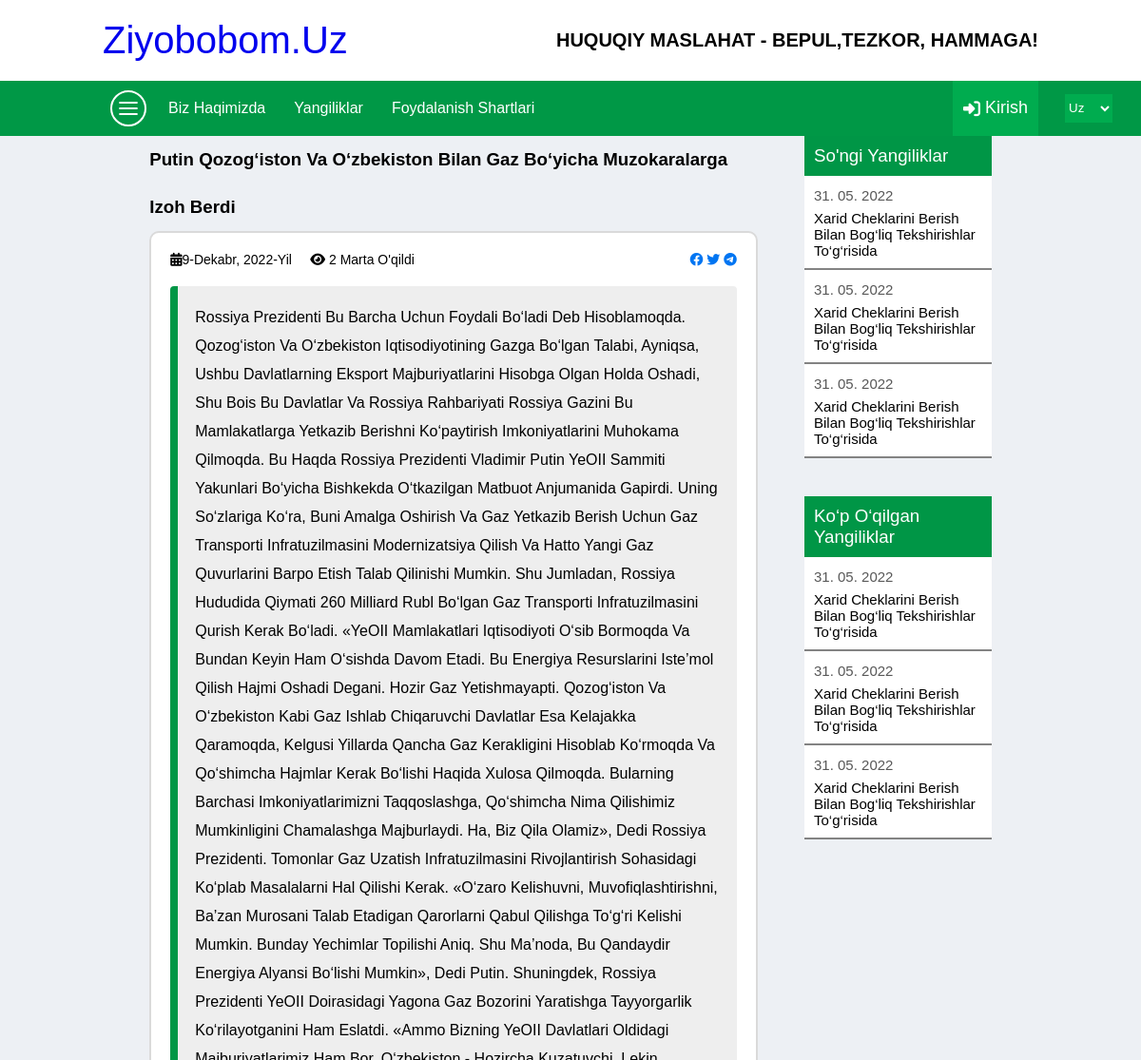
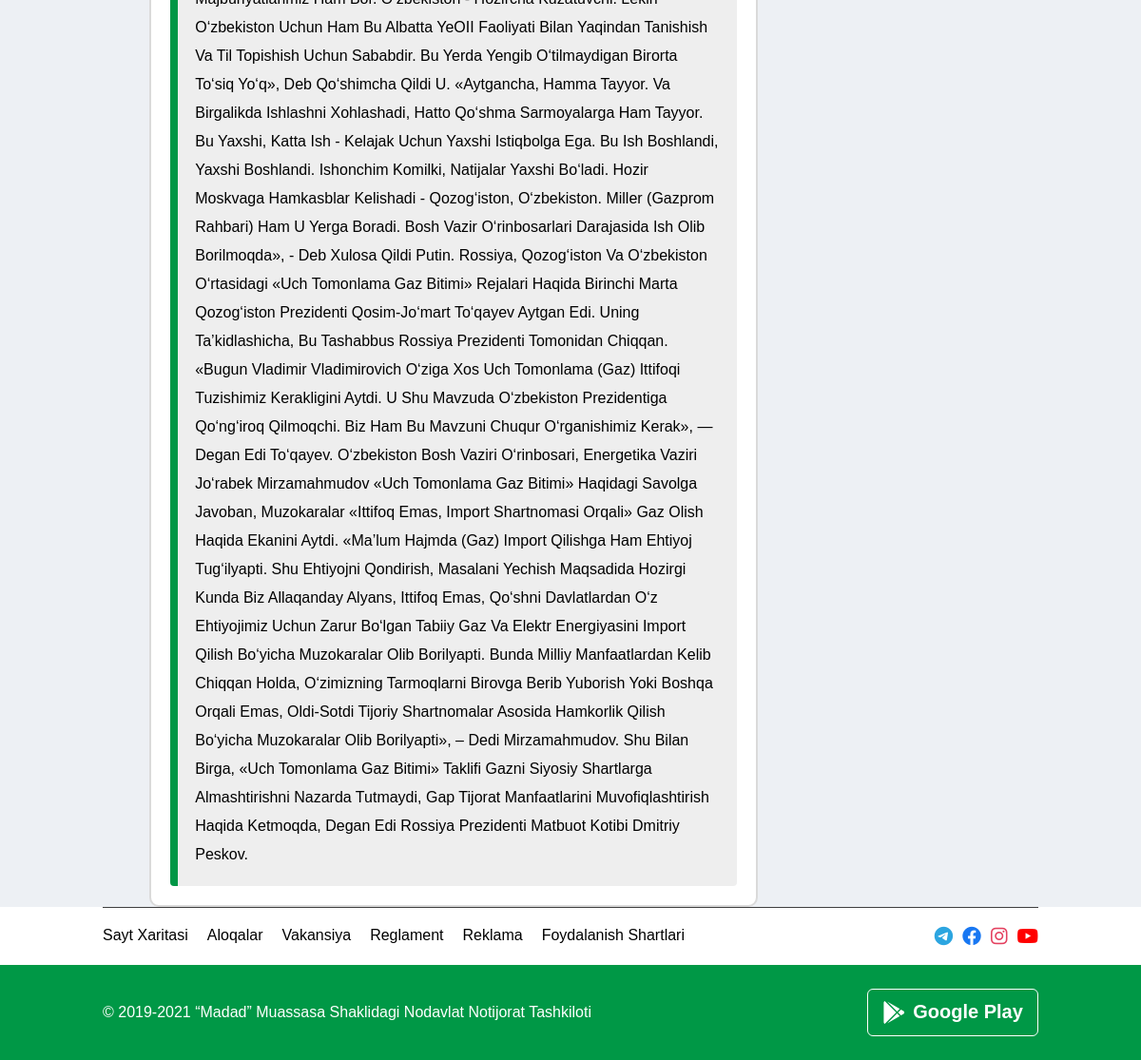
Page /yangiliklar/3 on the committed database (2 pictures, top to bottom).
### app/models.py (models this page shows, shortened)
class Yangilik(models.Model):
    sarlavha = models.CharField(max_length=100)
    sana = models.DateField()
    matn = models.TextField()
    rasm = models.FileField(null=True, blank=True)
    korish_soni = models.PositiveSmallIntegerField(default=0)

### app/views.py (the view)
# urls.py: path('yangiliklar/<int:pk>', NewsView.as_view()),
class NewsView(View):
    def get(self, request, pk):
        context = {
            "yangilik": Yangilik.objects.get(id=pk)
        }
        return render(request, 'news1.html', context)

### templates/news1.html (shortened to what this page needs)
<!DOCTYPE html>
<html>
  <head>
    <link rel="stylesheet" type="text/css" media="screen" href="/static/css/main.css" />
    <link
      rel="stylesheet"
      href="https://cdnjs.cloudflare.com/ajax/libs/font-awesome/6.1.1/css/all.min.css"
    />
  </head>
  <body>
    <div class="container">
      <section class="logo">
        <a href="./">
          <div class="brend">ziyobobom.uz</div>
        </a>
        <h1>HUQUQIY MASLAHAT - BEPUL,TEZKOR, HAMMAGA!</h1>
      </section>
      <section class="navbar">
        <div class="links">
          <ul class="menu-icon">
            <li></li>
            <li></li>
            <li></li>
          </ul>
          <ul class="desktop-links">
            <li><a href="biz-haqimizda.html">Biz haqimizda</a></li>
            <li><a href="#">Yangiliklar</a></li>
            <li><a href="#">Foydalanish shartlari</a></li>
          </ul>
        </div>
        <div class="login">
          <i class="fa-solid fa-right-to-bracket"></i>
          Kirish
        </div>
        <select class="language" name="" id="">
          <option value="">Uz</option>
        </select>
      </section>
      <section class="condition">
        <div class="left">
          <h3>
            {{yangilik.sarlavha}}
          </h3>
          <div class="left-info">
            <div class="new-link">
              <div>
                <i class="calendar fa-solid fa-calendar-days"></i>{{yangilik.sana}}
                &nbsp; &nbsp; <i class="fa-solid fa-eye"></i> {{yangilik.korish_soni}} marta o'qildi
              </div>
              <div class="new-social">
                <i class="fa-brands fa-facebook"></i>
                <i class="fa-brands fa-twitter"></i>
                <i class="fa-brands fa-telegram"></i>
              </div>
            </div>
            <div class="about-info">
              <p>
                {{yangilik.matn}}
              </p>
            </div>
          </div>
        </div>
        <div class="news-right">
          <div class="news-one">
            <h3>So'ngi Yangiliklar</h3>
            <div class="card">
              <a href="#">
                <p>31. 05. 2022</p>
                <h4>
                  Xarid cheklarini berish bilan bog‘liq tekshirishlar
                  to‘g‘risida
                </h4>
              </a>
            </div>
            <div class="card">
              <a href="#">
                <p>31. 05. 2022</p>
                <h4>
                  Xarid cheklarini berish bilan bog‘liq tekshirishlar
                  to‘g‘risida
                </h4>
              </a>
            </div>
            <div class="card">
              <a href="#">
                <p>31. 05. 2022</p>
                <h4>
                  Xarid cheklarini berish bilan bog‘liq tekshirishlar
                  to‘g‘risida
                </h4>
              </a>
            </div>
          </div>
          <div class="news-two">
            <h3>Ko‘p o‘qilgan yangiliklar</h3>
            <div class="card">
              <a href="#">
                <p>31. 05. 2022</p>
                <h4>
                  Xarid cheklarini berish bilan bog‘liq tekshirishlar
                  to‘g‘risida
                </h4>
              </a>
            </div>
            <div class="card">
              <a href="#">
                <p>31. 05. 2022</p>
                <h4>
                  Xarid cheklarini berish bilan bog‘liq tekshirishlar
                  to‘g‘risida
                </h4>
              </a>
            </div>
            <div class="card">
              <a href="#">
                <p>31. 05. 2022</p>
                <h4>
                  Xarid cheklarini berish bilan bog‘liq tekshirishlar
                  to‘g‘risida
                </h4>
              </a>
            </div>
          </div>
        </div>
      </section>
      <section class="footer">
        <div class="footer-nav">
          <ul>
            <li>Sayt xaritasi</li>
            <li>Aloqalar</li>
            <li>Vakansiya</li>
            <li>Reglament</li>
            <li>Reklama</li>
            <li>Foydalanish shartlari</li>
          </ul>
          <div class="social">
            <i class="fa-brands fa-telegram"></i>
            <i class="fa-brands fa-facebook"></i>
            <i class="fa-brands fa-instagram"></i>
            <i class="fa-brands fa-youtube"></i>
          </div>
        </div>
      </section>
      <section class="about-me">
        <div>
          © 2019-2021 “Madad” muassasa shaklidagi nodavlat notijorat tashkiloti
        </div>
        <div>
          <i class="fa-brands fa-google-play"></i>
          <b>Google Play</b>
        </div>
      </section>
    </div>
  </body>
</html>

### static/css/main.css (style rules this page uses)
* { font-family: "Nunito", sans-serif; margin: 0; padding: 0; box-sizing: border-box; text-decoration: none; outline: 0; border: none; text-transform: capitalize; transition: all 0.2s linear; }
.container { max-width: 1700px !important; width: 100% !important; margin: 0 auto; position: relative; }
.container section { padding: 0px 9%; }
.container .logo { display: flex; justify-content: space-between; align-items: center; }
.container .logo h1 { font-size: 20px; }
.container .logo .brend { margin: 20px 0px; font-size: 40px; }
.container .navbar { display: flex; align-items: center; background-color: rgb(0, 152, 70); justify-content: space-between; color: white; position: relative; }
.container .navbar .links { display: flex; align-items: center; }
.container .navbar .links .menu-icon { width: 38px; height: 38px; border: 2px solid rgb(255, 255, 255); border-radius: 50%; display: flex; flex-direction: column; justify-content: center; margin: 8px; padding-left: 5px; }
.container .navbar .links .menu-icon li { width: 20px; height: 2px; border-radius: 2px; margin: 2px; border: 1px solid white; background-color: white; }
.container .navbar .links ul { display: flex; list-style-type: none; }
.container .navbar .links ul li { margin: 0px 5px; font-size: 16px; }
.container .navbar .links ul li a { padding: 20px 10px; text-align: center; color: white; text-decoration: none; }
.container .navbar .login { width: 90px; height: 57.5px; background-color: rgb(0, 172, 79); display: flex; justify-content: center; align-items: center; font-size: 18px; cursor: pointer; }
.container .navbar .login i { margin-right: 5px; }
.container .navbar .language { position: absolute; width: 50px; height: 30px; background-color: rgb(0, 172, 79); right: 30px; color: white; }
.footer-nav { display: flex; justify-content: space-between; padding-top: 20px !important; padding-bottom: 20px !important; border-top: 1px solid rgb(63, 63, 63); }
.footer-nav ul { display: flex; flex-wrap: wrap; list-style-type: none; }
.footer-nav ul li { margin-right: 20px; }
.footer-nav .social { font-size: 20px; display: flex; gap: 10px; }
.footer-nav .social i { transition: all 0.4s ease; }
.footer-nav .social i:nth-child(1) { color: rgb(44, 165, 224); }
.footer-nav .social i:nth-child(2) { color: rgb(24, 119, 242); }
.footer-nav .social i:nth-child(3) { color: rgb(228, 64, 95); }
.footer-nav .social i:nth-child(4) { color: rgb(255, 0, 0); }
.about-me { padding-top: 25px !important; padding-bottom: 25px !important; background-color: rgb(0, 152, 70); color: white; display: flex; flex-wrap: wrap; justify-content: space-between; align-items: center; }
.about-me div:nth-child(2) { width: 180px; height: 50px; border: 1px solid white; border-radius: 6px; transition: all 0.5s ease; display: flex; align-items: center; justify-content: center; font-size: 20px; }
.about-me div:nth-child(2) i { font-size: 24px; margin-right: 8px; }
.about-info { padding: 18px; background-color: rgb(238, 238, 238); border-left: 8px solid rgb(0, 150, 70); line-height: 22px; border-radius: 4px; margin-top: 20px; }
.condition { width: 100%; display: flex; background-color: rgb(237, 240, 244); padding: 20px 40px; display: flex; justify-content: space-evenly; }
.condition .left { width: 65%; }
.condition .left h3 { line-height: 50px; }
.condition .left-info { width: 100%; background-color: white; border: 2px solid rgb(218, 218, 218); border-radius: 10px; padding: 20px; }
.condition .left-info p { line-height: 30px; }
.news-right { width: 20%; border-radius: 4px; height: fit-content; }
.news-right .news-one, .news-right .news-two { margin-bottom: 40px; background-color: white; }
.news-right .news-one h3, .news-right .news-two h3 { background-color: rgb(0, 150, 70); color: white; padding: 10px 10px; font-weight: 100; }
.news-right .news-one .card, .news-right .news-two .card { width: 100% !important; border-bottom: 2px solid rgb(131, 131, 131); margin: 6px 0px; padding-left: 10px; font-size: 15px; color: black; padding: 10px; padding-top: 0; }
.news-right .news-one .card h4, .news-right .news-two .card h4 { font-weight: 100; color: black; }
.news-right .news-one .card p, .news-right .news-two .card p { color: rgb(88, 88, 88); line-height: 30px; }
.new-link { display: flex; justify-content: space-between; font-size: 14px; }
.new-link .new-social { color: rgb(0, 117, 242); }

### rows in the picture
Yangilik: sarlavha "Putin Qozog‘iston Va O‘zbekiston Bilan Gaz Bo‘yicha Muzokaralarga Izoh Berdi", sana "9-Dekabr, 2022-Yil", korish_soni "2", matn "Rossiya Prezidenti Bu Barcha Uchun Foydali Bo‘ladi Deb Hisoblamoqda. Qozog‘iston Va O‘zbekiston Iqtisodiyotining Gazga Bo‘lgan Talabi, Ayniqsa, Ushbu Davlatlarning Eksport Majburiyatlarini Hisobga Olgan Holda Oshadi, Shu Bois Bu Davlatlar Va Rossiya Rahbariyati Rossiya Gazini Bu Mamlakatlarga Yetkazib Berishni Ko‘paytirish Imkoniyatlarini Muhokama Qilmoqda. Bu Haqda Rossiya Prezidenti Vladimir Putin YeOII Sammiti Yakunlari Bo‘yicha Bishkekda O‘tkazilgan Matbuot Anjumanida Gapirdi. Uning So‘zlariga Ko‘ra, Buni Amalga Oshirish Va Gaz Yetkazib Berish Uchun Gaz Transporti Infratuzilmasini Modernizatsiya Qilish Va Hatto Yangi Gaz Quvurlarini Barpo Etish Talab Qilinishi Mumkin. Shu Jumladan,…"
